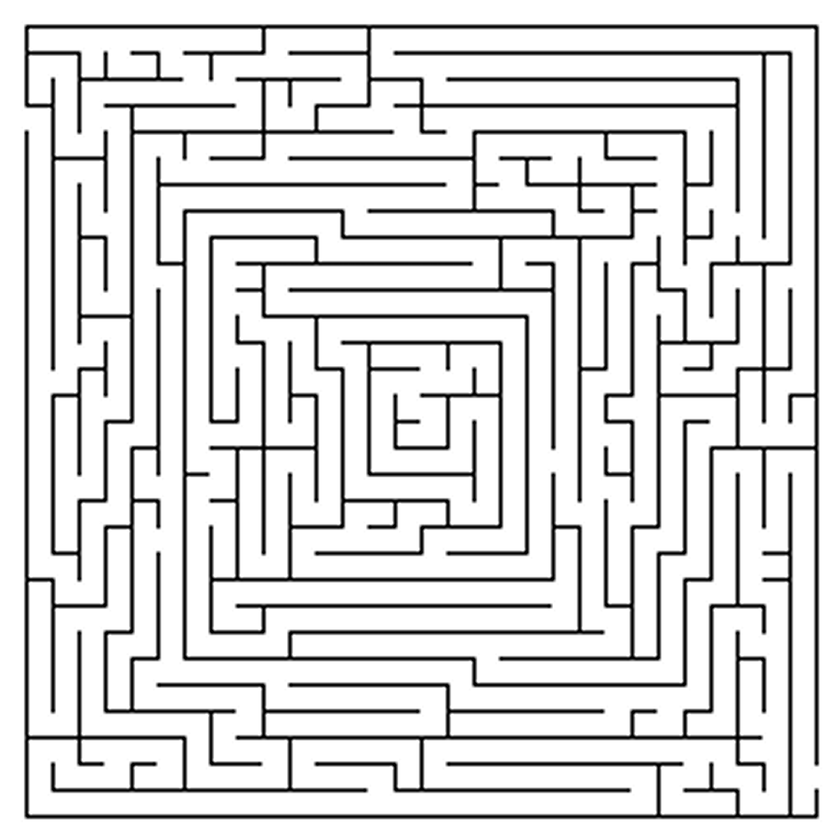
#> input picture Mazes/maze3.png, 840 x 840 px, shrunk from 1200 x 1200 before the run
$ python load_maze.py
#> lines starting #> are read from the running program, lines starting #| are printed output that depends on the picture; after the words box and inside, x2 and y2 are one past the last pixel; in counts of white or black regions, pixels touching at a corner belong together
from PIL import Image
from time import sleep
import numpy as np
import csv
from numpy.core.numeric import outer
from numpy.lib.function_base import average

def load_image(location):
#> called with location = 'Mazes/maze3.png'
    image = Image.open(location)
#> image is the input picture: PIL image 840x840 RGB; min 0, max 255, mean 220.1
#| (840, 840, 3)
    image_data = np.asarray(image)

    return image_data

# [32 lines left out: functions write_image, remove_white_border, not called in this run]


def find_smallest(colour, data):
    smallest = 1000
    current = 0
    for row in data:
        for i in row:
            if i != colour:
                if current < smallest and current != 0:
                    smallest = current
                current = 0
                continue
            else:
                current += 1
        if current < smallest and current != 0:
            smallest = current
        current = 0
    return smallest

# [5 lines left out: function num_sections, not called in this run]

def create_grid(data, yes_row, yes_col, no_row, no_col):
    test1 = len(data) - no_col
    test1 = test1 % (yes_col + no_col)
    test2 = len(data[0]) - no_row
    test2 = test2 % (yes_row + no_row)

    if test1 + test2 != 0:
        print(f"Error, data length {len(data)} or {len(data[0])} not divisable")
        return 0
    sections_col = num_sections(len(data), yes_col, no_col)
    sections_row = num_sections(len(data[0]), yes_row, no_row)

    output_grid = []


    for i in range(sections_row):
        no_row_multipler = i // 2 + i % 2
        yes_row_multipler = i // 2
        ii = no_row_multipler * no_row + yes_row_multipler * yes_row

        output_grid.append([])

        for j in range(sections_col):
            no_col_multipler = j // 2 + j % 2
            yes_col_multipler = j // 2
            jj = no_col_multipler * no_col + yes_col_multipler * yes_col

            output_grid[-1].append(data[ii][jj])

    return output_grid

def find_start_end(data):
    output = []
    for index, i in enumerate(data[0]):
        if i == 1:
            output.append([0, index])
            if len(output) == 2:
                return output[0], output[1]
    for index, i in enumerate(data[-1]):
        if i == 1:
            output.append(len(data) - 1, index)
            if len(output) == 2:
                return output[0], output[1]

    for i in range(len(data)):
        if data[i][0] == 1:
            output.append([i, 0])
        if data[i][-1] == 1:
            output.append([i, len(data[0]) - 1])
        if len(output) == 2:
            return output[0], output[1]
    print(f'Error, only found entrance {output}')
    return 0

def change_shape(data):
    output = []
    for row in data:
        output.append([])
        for column in row:
            if average(column) <= 127:
                output[-1].append(0)
            else:
                output[-1].append(1)
#> after the loop, output = 840 items
    return output

def normalize(data):
    output = []
    for i in range(len(data)):
        output.append([])
        for j in range(len(data[0])):
            if data[i][j] == 0:
                output[-1].append(0)
            else:
                output[-1].append(1)
    return output

def get_grid(input_location, white_border = False):
    data = load_image(input_location)
    print(data.shape)
    if len(data.shape) > 2:
        data = change_shape(data)
#> data = 840 items
        data = np.array(data)
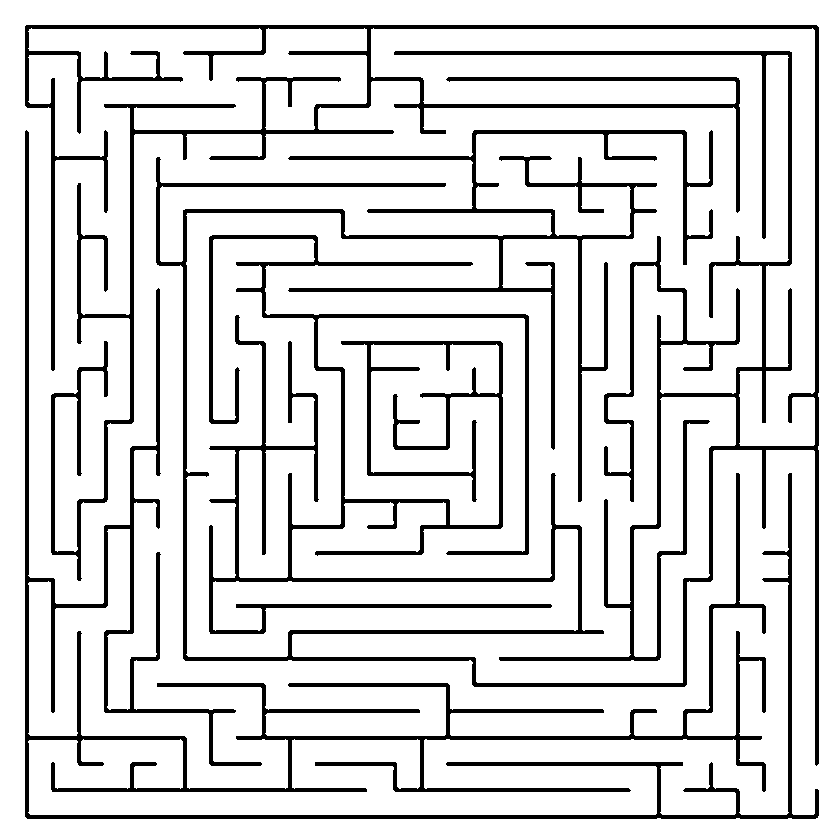
#> data: shape (840, 840) int64; values 0 (black) and 1 (white), 85.9% white; 2 black regions, box (x1, y1, x2, y2) and area: (25, 25, 819, 766) 73232, (25, 130, 819, 819) 26343
        print(data.shape)
#| (840, 840)
    data = normalize(data)

    if white_border:
        data = remove_white_border(np.array(data))
        image = Image.fromarray(np.uint8(data * 255), "L")
        image.save("testing1.png")
    white_row_smallest = find_smallest(1, data)
#> the loop in find_smallest, `for row in data:` made 840 passes
#> smallest on passes 1, 26, 27, 28: 840, 23, 22, 21
#> after the loop in find_smallest, `for row in data:`: smallest = 1
#> white_row_smallest = 1
    white_col_smallest = find_smallest(1, np.transpose(data))
#> the loop in find_smallest (call 2), `for row in data:` made 840 passes
#> white_col_smallest = 1
    black_row_smallest = find_smallest(0, data)
#> black_row_smallest = 1
    black_col_smallest = find_smallest(0, np.transpose(data))
#> black_col_smallest = 1
    maze_grid = create_grid(
        data,
        white_row_smallest,
        white_col_smallest,
        black_row_smallest,
        black_col_smallest
    )
#> in create_grid, `test1 = len(data) - no_col`: test1 = 839
#> in create_grid, `test1 = test1 % (yes_col + no_col)`: test1 = 1
#> in create_grid, `test2 = len(data[0]) - no_row`: test2 = 839
#> in create_grid, `test2 = test2 % (yes_row + no_row)`: test2 = 1
#| Error, data length 840 or 840 not divisable
#> maze_grid = 0
    start, end = find_start_end(maze_grid)
#> after the loop in find_start_end, `for index, i in enumerate(data[0]):`: output = []

    return maze_grid, start, end

# [11 lines left out: functions draw_explored, draw_path, not called in this run]

if __name__ == "__main__":
    # [20 lines of commented-out code are left out]
#> (the run stopped early here; a loop or call above may not have finished)

$ run again, with Mazes/maze5.PNG copied over Mazes/maze3.png
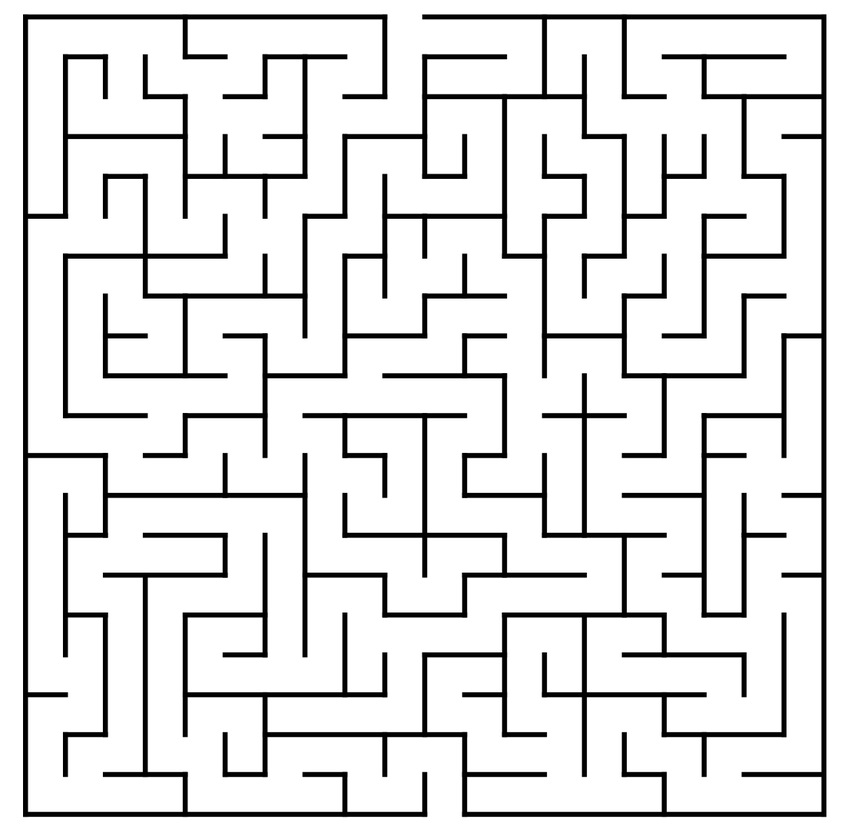
#> input picture Mazes/maze5.PNG, 851 x 829 px, shrunk from 1108 x 1080 before the run
#> in load_image, image is the input picture: PIL image 851x829 RGB; min 0, max 255, mean 223.5
#| (829, 851, 3)
#> after the loop in change_shape, `for row in data:`: output = 829 items
#> in get_grid, `data = np.array(data)`:
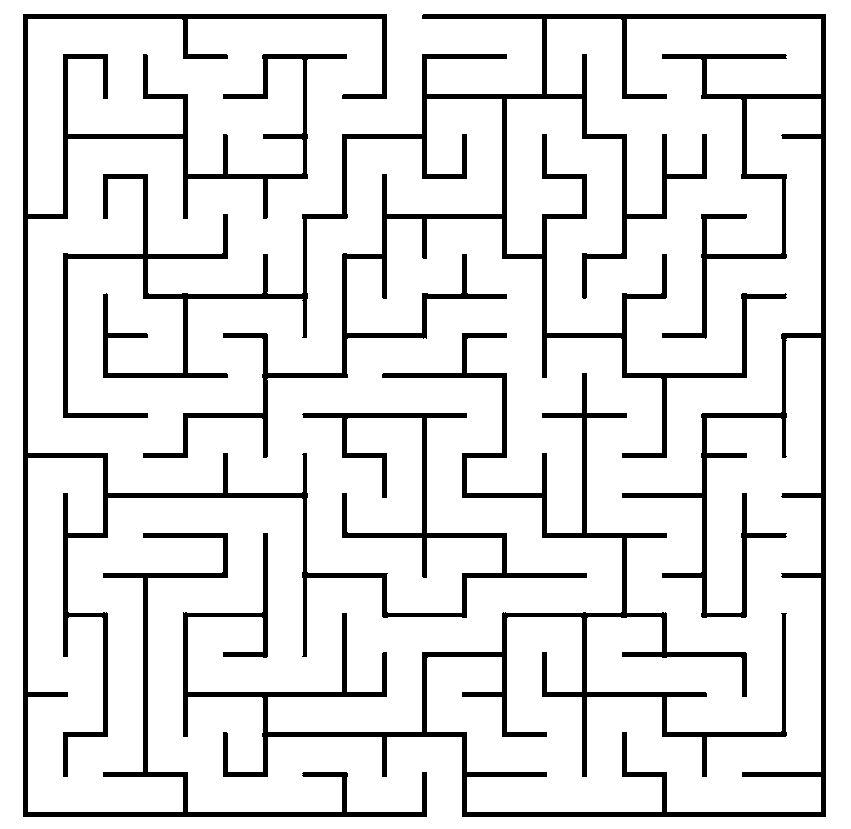
#> data: shape (829, 851) int64; values 0 (black) and 1 (white), 87.7% white; 2 black regions, box (x1, y1, x2, y2) and area: (63, 14, 826, 817) 58737, (23, 14, 587, 817) 27984
#| (829, 851)
#> the loop in find_smallest, `for row in data:` made 829 passes
#> smallest on pass 1: 851
#> after the loop in find_smallest, `for row in data:`: smallest = 1
#> the loop in find_smallest (call 2), `for row in data:` made 851 passes
#> smallest on passes 1, 24: 829, 12
#> in create_grid, `test1 = len(data) - no_col`: test1 = 828
#> in create_grid, `test1 = test1 % (yes_col + no_col)`: test1 = 0
#> in create_grid, `test2 = len(data[0]) - no_row`: test2 = 850
#> in create_grid, `test2 = test2 % (yes_row + no_row)`: test2 = 0
#> in num_sections, `sections = (data_length - no) // (no + yes)`: sections = 414
#> in num_sections, `sections *= 2`: sections = 828
#> in num_sections, `sections += 1`: sections = 829
#> sections_row = 851
#> after the loop in create_grid, `for i in range(sections_row):`: output_grid = 830 items
